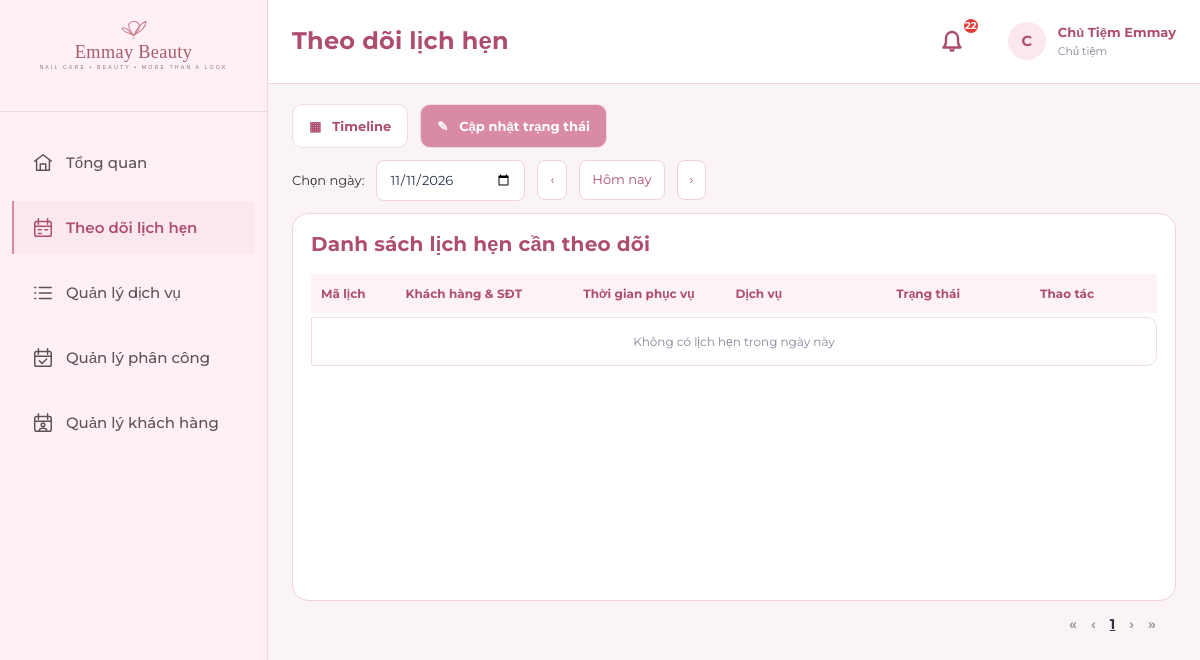
/owner/appointments/status-list/ (signed in), run on an earlier commit of the app's database.
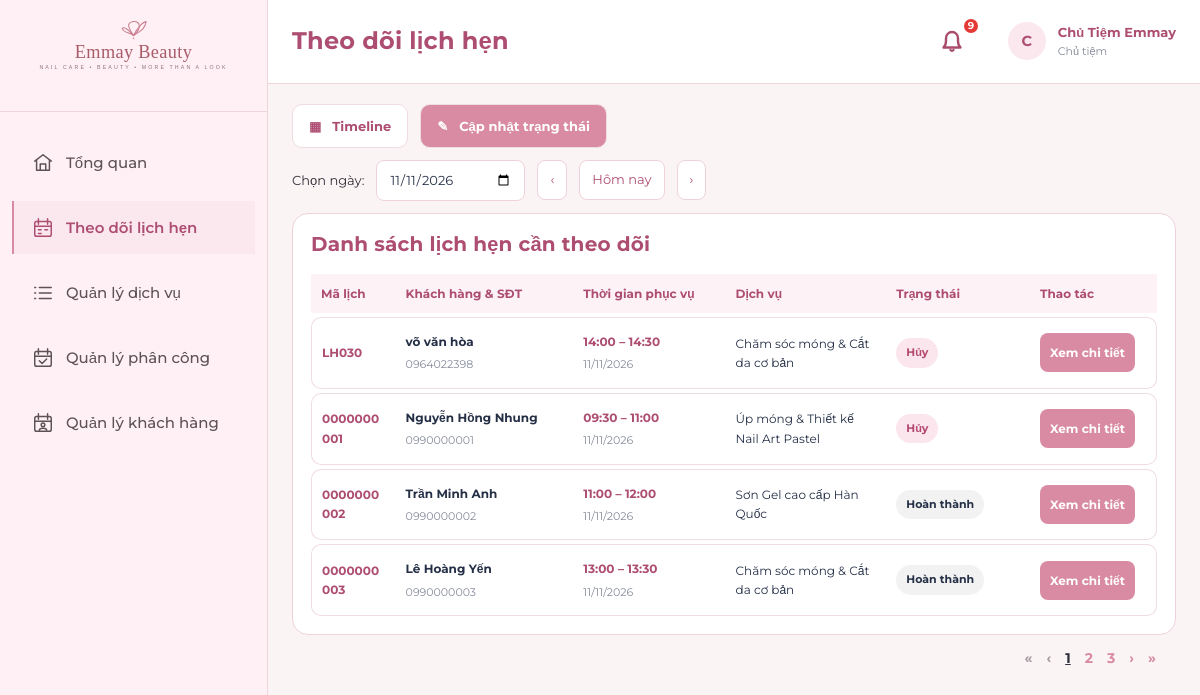
And on a later commit of the database.
### apps/appointments/models.py (models this page shows, shortened)
class LichHen(models.Model):
    TRANG_THAI_CHOICES = [
        ('Chờ xác nhận', 'Chờ xác nhận'),
        ('Đã xác nhận', 'Đã xác nhận'),
        ('Hoàn thành', 'Hoàn thành'),
        ('Hủy', 'Hủy'),
        ('Không đến', 'Không đến'),
    ]
    ma_lich_hen = models.CharField(max_length=10, primary_key=True, verbose_name='Mã lịch hẹn')
    khach_hang = models.ForeignKey(KhachHang, on_delete=models.PROTECT, related_name='lich_hen', verbose_name='Khách hàng')
    tai_khoan_huy = models.ForeignKey(
        TaiKhoan, on_delete=models.SET_NULL, null=True, blank=True,
        related_name='lich_hen_da_huy', verbose_name='Tài khoản hủy'
    )
    ngay_gio_bat_dau = models.DateTimeField(verbose_name='Ngày giờ bắt đầu')
    ten_lien_he = models.CharField(max_length=100, verbose_name='Tên liên hệ')
    so_dien_thoai_lien_he = models.CharField(
        max_length=10, validators=[phone_validator], verbose_name='SĐT liên hệ'
    )
    trang_thai = models.CharField(
        max_length=30, choices=TRANG_THAI_CHOICES, default='Chờ xác nhận',
        verbose_name='Trạng thái'
    )
    thoi_diem_huy = models.DateTimeField(null=True, blank=True, verbose_name='Thời điểm hủy')
    thoi_diem_tao = models.DateTimeField(auto_now_add=True, verbose_name='Thời điểm tạo')
    class Meta:
        db_table = 'LichHen'
        verbose_name = 'Lịch Hẹn'
        verbose_name_plural = 'Lịch Hẹn'
        ordering = ['-ngay_gio_bat_dau']
    @property
    def tong_thoi_luong(self):
        return sum(ct.thoi_luong_dat for ct in self.chi_tiet.all())
    @property
    def ngay_gio_ket_thuc(self):
        return self.ngay_gio_bat_dau + timedelta(minutes=self.tong_thoi_luong)

class ChiTietLichHen(models.Model):
    lich_hen = models.ForeignKey(LichHen, on_delete=models.CASCADE, related_name='chi_tiet', verbose_name='Lịch hẹn')
    dich_vu = models.ForeignKey(DichVu, on_delete=models.PROTECT, related_name='chi_tiet_lich_hen', verbose_name='Dịch vụ gốc')
    ten_dich_vu_dat = models.CharField(max_length=60, verbose_name='Tên dịch vụ lúc đặt')
    don_gia_dat = models.DecimalField(max_digits=12, decimal_places=0, verbose_name='Đơn giá lúc đặt')
    thoi_luong_dat = models.SmallIntegerField(verbose_name='Thời lượng lúc đặt (phút)')
    ghi_chu_thuc_hien = models.CharField(max_length=255, blank=True, null=True, verbose_name='Ghi chú thực hiện')
    class Meta:
        db_table = 'ChiTietLichHen'
        verbose_name = 'Chi Tiết Lịch Hẹn'
        verbose_name_plural = 'Chi Tiết Lịch Hẹn'
        unique_together = ('lich_hen', 'dich_vu')

### apps/appointments/views.py (the view)
# urls.py: path('appointments/status-list/', appointment_views.owner_status_list, name='status_list'),
@owner_required
def owner_status_list(request):
    today = timezone.localdate()
    try:
        selected_date = datetime.date.fromisoformat(request.GET.get('date', ''))
    except ValueError:
        selected_date = today
    appointments = LichHen.objects.filter(ngay_gio_bat_dau__date=selected_date)
    appointments = appointments.prefetch_related('chi_tiet').order_by('thoi_diem_tao', 'pk')
    page_obj = Paginator(appointments, 4).get_page(request.GET.get('page'))
    return render(request, 'owner/status_list.html', {
        'selected_date': selected_date,
        'today': today,
        'previous_date': selected_date - datetime.timedelta(days=1),
        'next_date': selected_date + datetime.timedelta(days=1),
        'page_obj': page_obj,
    })

### apps/notifications/context_processors.py (called while the page is built)
def notifications_processor(request):
    context = {
        'unread_notifications_count': 0,
        'recent_notifications': [],
        'unread_rejection_ids': [],
    }
    if request.user.is_authenticated:
        try:
            tai_khoan = getattr(request.user, 'tai_khoan', None)
            if tai_khoan:
                user_notifications = ThongBao.objects.filter(tai_khoan=tai_khoan)
                context['unread_notifications_count'] = user_notifications.filter(da_doc=False).count()
                if tai_khoan.vai_tro == 'Chủ Tiệm':
                    context['unread_rejection_ids'] = list(user_notifications.filter(da_doc=False, loai_thong_bao='Từ chối').values_list('pk', flat=True))
                context['recent_notifications'] = user_notifications.order_by('-thoi_diem_tao')[:8]
        except Exception:
            pass
    return context

### templates/owner/status_list.html (shortened to what this page needs)
{% extends 'owner/overview.html' %}
{% block body_class %} owner-overview owner-status-list{% endblock %}
{% block extra_css %}<link rel="stylesheet" href="/static/css/owner-overview.css"><link rel="stylesheet" href="/static/css/owner-status-list.css?v=rows-20261111">{% endblock %}
{% block page_title %}Theo dõi lịch hẹn{% endblock %}
{% block content %}
<nav class="status-tabs" aria-label="Theo dõi lịch hẹn">
  <a href="{% url 'owner:timeline' %}?date={{ selected_date|date:'Y-m-d' }}">▦ &nbsp; Timeline</a>
  <a class="active" href="{% url 'owner:status_list' %}?date={{ selected_date|date:'Y-m-d' }}" aria-current="page">✎ &nbsp; Cập nhật trạng thái</a>
</nav>
<form class="status-date" method="get">
  <label for="status-date-input">Chọn ngày:</label>
  <input id="status-date-input" type="date" name="date" placeholder="dd/mm/yyyy" value="{{ selected_date|date:'Y-m-d' }}" onchange="this.form.submit()">
  <a href="?date={{ previous_date|date:'Y-m-d' }}" aria-label="Ngày trước">‹</a>
  <a href="?date={{ today|date:'Y-m-d' }}">Hôm nay</a>
  <a href="?date={{ next_date|date:'Y-m-d' }}" aria-label="Ngày tiếp theo">›</a>
</form>
<section class="status-panel">
  <h1>Danh sách lịch hẹn cần theo dõi</h1>
  <div class="status-table-wrap"><table class="status-table">
    <thead><tr><th>Mã lịch</th><th>Khách hàng &amp; SĐT</th><th>Thời gian phục vụ</th><th>Dịch vụ</th><th>Trạng thái</th><th>Thao tác</th></tr></thead>
    <tbody>{% for a in page_obj %}
      <tr>
        <td class="status-code">{{ a.ma_lich_hen }}</td>
        <td><strong>{{ a.ten_lien_he }}</strong><small>{{ a.so_dien_thoai_lien_he }}</small></td>
        <td><strong class="status-code">{{ a.ngay_gio_bat_dau|date:"H:i" }} – {{ a.ngay_gio_ket_thuc|date:"H:i" }}</strong><small>{{ a.ngay_gio_bat_dau|date:"d/m/Y" }}</small></td>
        <td>{% for item in a.chi_tiet.all %}<div>{{ item.ten_dich_vu_dat }}</div>{% empty %}Chưa có dịch vụ{% endfor %}</td>
        <td><span class="status-badge {% if a.trang_thai == 'Chờ xác nhận' %}pending{% elif a.trang_thai == 'Đã xác nhận' %}confirmed{% elif a.trang_thai == 'Hủy' %}canceled{% endif %}">{{ a.trang_thai }}</span></td>
        <td><a class="status-detail" href="{% url 'owner:status_edit' a.pk %}?date={{ selected_date|date:'Y-m-d' }}&amp;page={{ page_obj.number }}">Xem chi tiết</a></td>
      </tr>
    {% empty %}<tr><td colspan="6" class="status-empty">Không có lịch hẹn trong ngày này</td></tr>{% endfor %}</tbody>
  </table></div>
</section>
<nav class="status-pagination" aria-label="Phân trang lịch hẹn">
{% if page_obj.has_previous %}<a href="?date={{ selected_date|date:'Y-m-d' }}&amp;page=1" aria-label="Trang đầu">«</a><a href="?date={{ selected_date|date:'Y-m-d' }}&amp;page={{ page_obj.previous_page_number }}" aria-label="Trang trước">‹</a>{% else %}<span>«</span><span>‹</span>{% endif %}
{% for number in page_obj.paginator.page_range %}{% if number == page_obj.number %}<span aria-current="page">{{ number }}</span>{% else %}<a href="?date={{ selected_date|date:'Y-m-d' }}&amp;page={{ number }}">{{ number }}</a>{% endif %}{% endfor %}
{% if page_obj.has_next %}<a href="?date={{ selected_date|date:'Y-m-d' }}&amp;page={{ page_obj.next_page_number }}" aria-label="Trang sau">›</a><a href="?date={{ selected_date|date:'Y-m-d' }}&amp;page={{ page_obj.paginator.num_pages }}" aria-label="Trang cuối">»</a>{% else %}<span>›</span><span>»</span>{% endif %}
</nav>
{% endblock %}

### templates/owner/overview.html (shortened to what this page needs)
{% extends 'base_dashboard.html' %}
{% block sidebar_content %}
{% include 'owner/_sidebar.html' %}
{% endblock %}
{% block header_account %}
{% with owner_name=user.get_full_name|default:user.username %}
<details class="overview-account"><summary><span class="overview-avatar">{{ owner_name|slice:":1"|upper }}</span><span><strong>{{ owner_name }}</strong><small>Chủ tiệm</small></span></summary></details>
{% endwith %}
{% endblock %}

### templates/base_dashboard.html (shortened to what this page needs)
<!DOCTYPE html>
<html lang="vi">
<head>
  <link rel="stylesheet" href="/static/css/style.css">
  <link rel="stylesheet" href="/static/css/dashboard.css?v=shared-bell-24-20261111">
  {% if is_owner %}<link rel="stylesheet" href="/static/css/owner-sidebar.css">{% endif %}
  {% if is_owner %}<link rel="stylesheet" href="/static/css/owner-rejection-bell.css?v=badge-shake-20261110"><link rel="stylesheet" href="/static/css/owner-header-account.css?v=logout-menu-20261110">{% endif %}
  {% block extra_css %}{% endblock %}
  {% if is_owner or is_employee %}<link rel="stylesheet" href="/static/css/role-pagination.css?v=20261111">{% endif %}
</head>
<body class="app-layout{% if is_owner %} owner-header{% endif %}{% if is_employee %} employee-layout{% endif %}{% block body_class %}{% endblock %}">
  <aside class="sidebar{% if is_owner %} owner-sidebar{% endif %}">
    {% block sidebar_content %}{% endblock %}
  </aside>
  <div class="main-wrapper">
    <header class="top-header">
      <div class="header-title">
        <h2>{% block page_title %}Bảng Điều Khiển{% endblock %}</h2>
      </div>
      <div class="header-actions">
        <div class="notification-bell-container">
          <button type="button" class="bell-btn" id="notif-bell-btn" title="Thông báo">
            {% if unread_notifications_count > 0 %}
              <span class="bell-counter">{{ unread_notifications_count }}</span>
            {% endif %}
          </button>
        </div>
        {% block header_account %}{% endblock %}
      </div>
    </header>
    <div class="page-container">
      {% block content %}{% endblock %}
    </div>
  </div>
</body>
</html>

### templates/owner/_sidebar.html
<div class="sidebar-brand"><img src="/static/images/logo.svg" alt="Emmay Beauty" class="sidebar-logo"></div>
<ul class="sidebar-nav">
  <li class="nav-item {% if request.resolver_match.url_name == 'dashboard' %}active{% endif %}"><a href="{% url 'owner:dashboard' %}"><svg class="owner-nav-icon" viewBox="0 0 24 24" aria-hidden="true"><path d="M3 10 12 3l9 7M5 9v11h14V9M9 20v-7h6v7"/></svg><span>Tổng quan</span></a></li>
  <li class="nav-item {% if request.resolver_match.url_name == 'timeline' or request.resolver_match.url_name == 'timeline_detail' or '/appointments/' in request.path %}active{% endif %}"><a href="{% url 'owner:timeline' %}"><svg class="owner-nav-icon" viewBox="0 0 24 24" aria-hidden="true"><rect x="3" y="5" width="18" height="16" rx="2"/><path d="M7 2v6M17 2v6M3 10h18M7 14h3M14 14h3M7 18h3"/></svg><span>Theo dõi lịch hẹn</span></a></li>
  <li class="nav-item {% if '/services/' in request.path %}active{% endif %}"><a href="{% url 'owner:services_list' %}"><svg class="owner-nav-icon" viewBox="0 0 24 24" aria-hidden="true"><path d="M8 6h13M8 12h13M8 18h13M3 6h1M3 12h1M3 18h1"/></svg><span>Quản lý dịch vụ</span></a></li>
  <li class="nav-item {% if '/assignments/' in request.path %}active{% endif %}"><a href="{% url 'owner:assignments_list' %}"><svg class="owner-nav-icon" viewBox="0 0 24 24" aria-hidden="true"><rect x="3" y="5" width="18" height="16" rx="2"/><path d="M7 2v6M17 2v6M3 10h18M8 15l3 3 5-5"/></svg><span>Quản lý phân công</span></a></li>
  <li class="nav-item {% if '/customers/' in request.path %}active{% endif %}"><a href="{% url 'owner:customers_list' %}"><svg class="owner-nav-icon" viewBox="0 0 24 24" aria-hidden="true"><rect x="3" y="5" width="18" height="16" rx="2"/><path d="M7 2v6M17 2v6M3 10h18"/><circle cx="12" cy="14" r="2"/><path d="M8 20c0-3 8-3 8 0"/></svg><span>Quản lý khách hàng</span></a></li>
</ul>

### static/css/style.css (style rules this page uses)
:root { --primary-rose: #C97F8E; --btn-rose: #D98F9F; --btn-rose-hover: #C57B8C; --dark-rose: #A85C69; --deep-rose: #8C4350; --blush-pink: #F5DDE2; --soft-pink: #FBECEF; --light-pink: #FFF4F6; --ivory-white: #FFF9F8; --card-bg: #FFFFFF; --text-main: #343039; --text-muted: #7E7478; --text-light: #A3969B; --border-pink: #EED6DC; --border-focus: #D98F9F; --status-pending: #E09F3E; --status-pending-bg: #FFF5E6; --status-confirmed: #4A90E2; --status-confirmed-bg: #EBF4FC; --status-completed: #2E7D32; --status-completed-bg: #EAF5EA; --status-canceled: #C62828; --status-canceled-bg: #FDE8E8; --status-noshow: #757575; --status-noshow-bg: #EEEEEE; --font-heading: 'Playfair Display', serif; --font-body: 'Montserrat', sans-serif; --shadow-sm: 0 2px 8px rgba(201, 127, 142, 0.08); --shadow-md: 0 4px 20px rgba(168, 92, 105, 0.12); --shadow-lg: 0 10px 30px rgba(168, 92, 105, 0.16); --radius-sm: 8px; --radius-md: 14px; --radius-lg: 20px; --radius-full: 9999px; }
* { margin: 0; padding: 0; box-sizing: border-box; }
body { font-family: var(--font-body); font-size: 14.5px; line-height: 1.6; color: var(--text-main); background-color: var(--ivory-white); min-height: 100vh; display: flex; flex-direction: column; }
h1, h2, h3, h4, h5, h6, input, button, select, textarea, table, th, td { font-family: var(--font-body); }
h1, h2, h3 { color: var(--dark-rose); font-weight: 600; letter-spacing: 0.2px; }
a { color: var(--dark-rose); text-decoration: none; transition: all 0.2s ease; }

### static/css/dashboard.css (style rules this page uses)
body.app-layout { display: flex !important; flex-direction: row !important; min-height: 100vh; background-color: #FAF4F5; margin: 0; padding: 0; width: 100%; box-sizing: border-box; }
.sidebar { width: 260px; min-width: 260px; max-width: 260px; background: #FFFFFF; border-right: 1.5px solid var(--border-pink); display: flex; flex-direction: column; transition: all 0.3s ease; flex-shrink: 0; z-index: 100; height: 100vh; position: sticky; top: 0; overflow-y: auto; box-sizing: border-box; }
.sidebar-brand { padding: 24px 20px; border-bottom: 1px solid var(--border-pink); text-align: center; }
.sidebar-logo { height: 52px; width: auto; max-width: 100%; }
.sidebar-nav { padding: 20px 12px; list-style: none; display: flex; flex-direction: column; gap: 6px; flex: 1; }
.nav-item a { display: flex; align-items: center; gap: 12px; padding: 11px 16px; color: #5C5257; border-radius: var(--radius-md); font-weight: 500; font-size: 13.5px; text-decoration: none !important; transition: all 0.2s ease; }
.nav-item.active a { background: var(--soft-pink); color: var(--dark-rose); font-weight: 600; border-left: 4px solid var(--btn-rose); }
.main-wrapper { flex: 1; display: flex; flex-direction: column; min-width: 0; width: calc(100% - 260px); background-color: #FAF4F5; min-height: 100vh; }
.top-header { height: 68px; background: #FFFFFF; border-bottom: 1.5px solid var(--border-pink); display: flex; align-items: center; justify-content: space-between; padding: 0 30px; position: sticky; top: 0; z-index: 90; flex-shrink: 0; box-sizing: border-box; }
.header-title h2 { font-size: 20px; color: var(--dark-rose); font-family: var(--font-body); font-weight: 600; }
.header-actions { display: flex; align-items: center; gap: 16px; }
.notification-bell-container { position: relative; }
.bell-btn { background: var(--light-pink); border: 1px solid var(--border-pink); width: 40px; height: 40px; border-radius: 50%; display: flex; align-items: center; justify-content: center; cursor: pointer; color: var(--dark-rose); position: relative; transition: all 0.2s ease; }
.owner-header .bell-counter, .employee-layout .bell-counter { right: -8px; top: -5px; }
.bell-counter { position: absolute; top: -3px; right: -3px; background: #E53935; color: #FFFFFF; font-size: 10px; font-weight: 700; width: 18px; height: 18px; border-radius: 50%; display: flex; align-items: center; justify-content: center; border: 2px solid #FFFFFF; }
.page-container { padding: 28px 30px; flex: 1; }

What changed in the data, as far as the page shows it:
added LichHen: ma_lich_hen "LH030", ten_lien_he "võ văn hòa", so_dien_thoai_lien_he "0964022398", ngay_gio_bat_dau "14:00", ngay_gio_ket_thuc "14:30", ngay_gio_bat_dau "11/11/2026", trang_thai "Hủy"
added ChiTietLichHen: ten_dich_vu_dat "Chăm sóc móng & Cắt da cơ bản", shown under "LH030"
added LichHen: ma_lich_hen "0000000001", ten_lien_he "Nguyễn Hồng Nhung", so_dien_thoai_lien_he "0990000001", ngay_gio_bat_dau "09:30", ngay_gio_ket_thuc "11:00", ngay_gio_bat_dau "11/11/2026", trang_thai "Hủy"
added ChiTietLichHen: ten_dich_vu_dat "Úp móng & Thiết kế Nail Art Pastel", shown under "0000000001"
added LichHen: ma_lich_hen "0000000002", ten_lien_he "Trần Minh Anh", so_dien_thoai_lien_he "0990000002", ngay_gio_bat_dau "11:00", ngay_gio_ket_thuc "12:00", ngay_gio_bat_dau "11/11/2026", trang_thai "Hoàn thành"
added ChiTietLichHen: ten_dich_vu_dat "Sơn Gel cao cấp Hàn Quốc", shown under "0000000002"
added LichHen: ma_lich_hen "0000000003", ten_lien_he "Lê Hoàng Yến", so_dien_thoai_lien_he "0990000003", ngay_gio_bat_dau "13:00", ngay_gio_ket_thuc "13:30", ngay_gio_bat_dau "11/11/2026", trang_thai "Hoàn thành"
added ChiTietLichHen: ten_dich_vu_dat "Chăm sóc móng & Cắt da cơ bản", shown under "0000000003"
Also different on the page:
{{ unread_notifications_count }}: "22" → "9"
new list line: "2"
new list line: "3"
text no longer shown: "Không có lịch hẹn trong ngày này"
